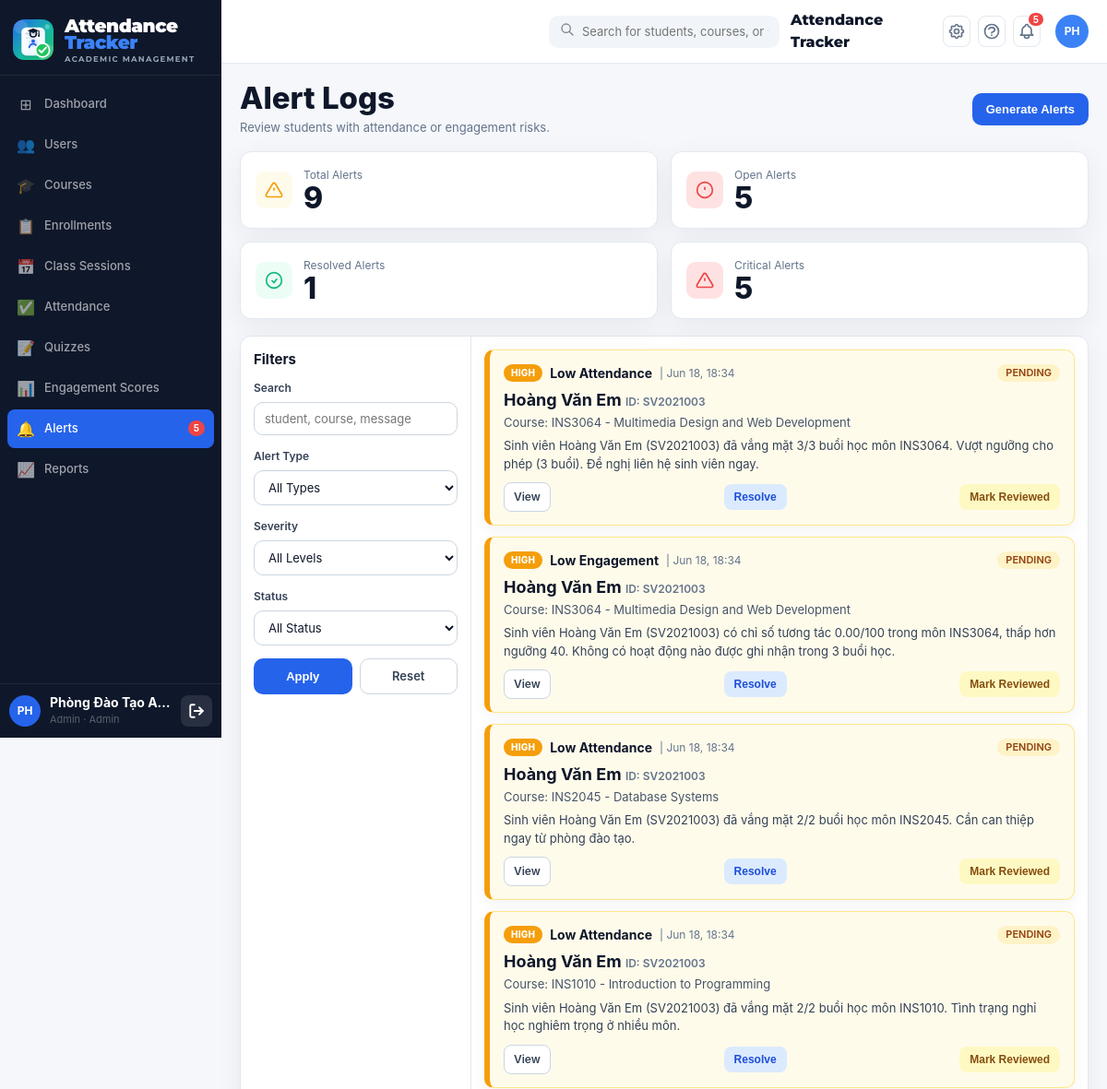
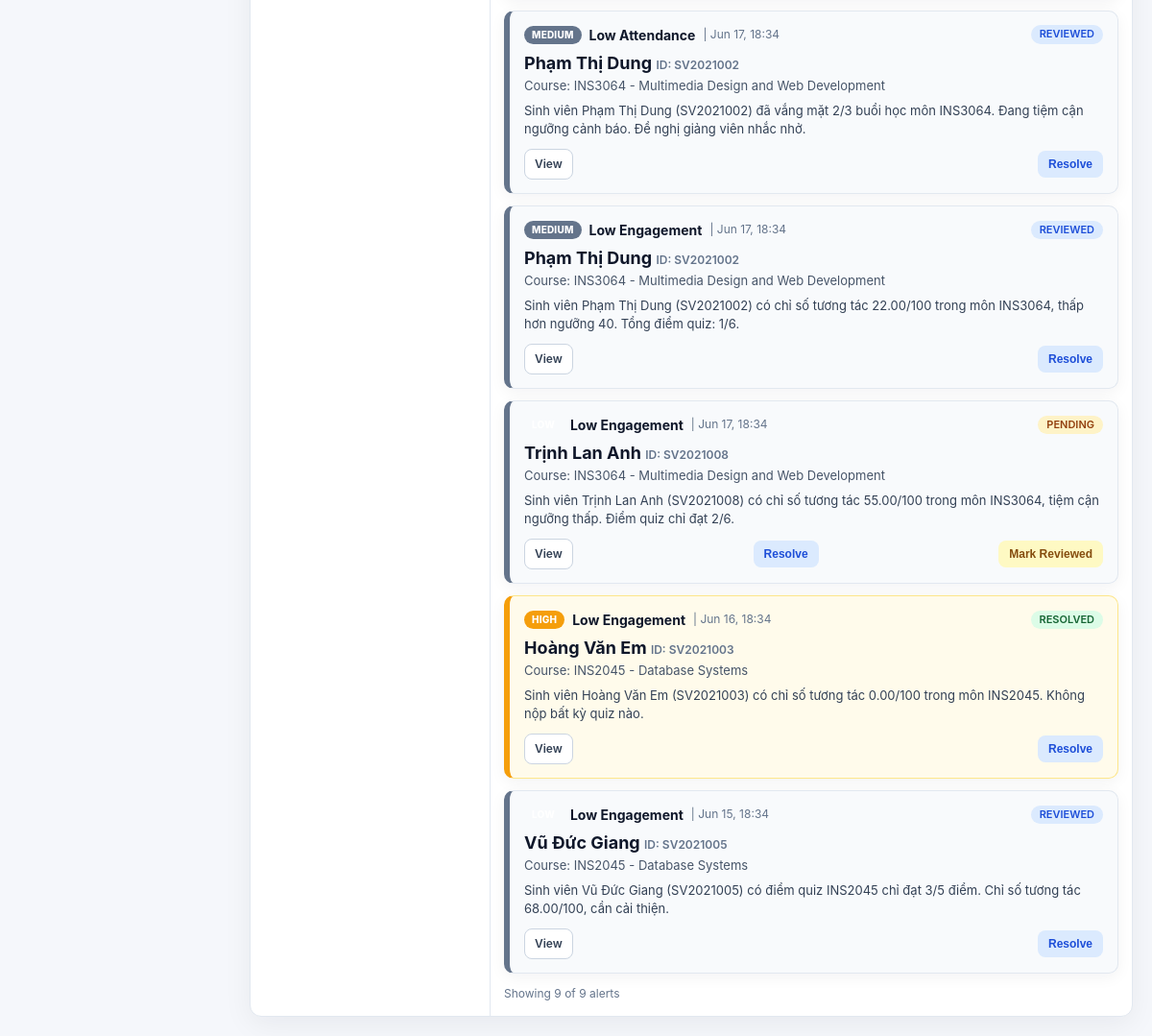
The app's page /public/index.php?page=admin_alerts (signed in) with its own data (2 pictures, top to bottom).
### tables this page shows
CREATE TABLE IF NOT EXISTS `alerts` (
    `alert_id`    INT UNSIGNED NOT NULL AUTO_INCREMENT,
    `student_id`  INT UNSIGNED NOT NULL,
    `course_id`   INT UNSIGNED NOT NULL,
    `alert_type`  ENUM('low_attendance','low_engagement') NOT NULL,
    `message`     TEXT         NOT NULL,
    `severity`    ENUM('low','medium','high') NOT NULL DEFAULT 'medium',
    `status`      ENUM('pending','reviewed','resolved') NOT NULL DEFAULT 'pending',
    `created_at`  DATETIME     NOT NULL DEFAULT CURRENT_TIMESTAMP,
    `reviewed_by` INT UNSIGNED DEFAULT NULL COMMENT 'admin hoặc teacher đã xem/xử lý',
    `reviewed_at` DATETIME     DEFAULT NULL,
    PRIMARY KEY (`alert_id`),
    INDEX `idx_al_student`  (`student_id`),
    INDEX `idx_al_course`   (`course_id`),
    INDEX `idx_al_type`     (`alert_type`),
    INDEX `idx_al_severity` (`severity`),
    INDEX `idx_al_status`   (`status`),
    INDEX `idx_al_created`  (`created_at`),
    CONSTRAINT `fk_al_student`  FOREIGN KEY (`student_id`) REFERENCES `users`(`id`)   ON DELETE CASCADE,
    CONSTRAINT `fk_al_course`   FOREIGN KEY (`course_id`)  REFERENCES `courses`(`id`) ON DELETE CASCADE,
    CONSTRAINT `fk_al_reviewer` FOREIGN KEY (`reviewed_by`) REFERENCES `users`(`id`)  ON DELETE SET NULL
);

CREATE TABLE IF NOT EXISTS `users` (
    `id`            INT UNSIGNED NOT NULL AUTO_INCREMENT,
    `full_name`     VARCHAR(100) NOT NULL,
    `email`         VARCHAR(100) NOT NULL,
    `password_hash` VARCHAR(255) NOT NULL,
    `role`          ENUM('admin','teacher','student') NOT NULL DEFAULT 'student',
    `student_code`  VARCHAR(20)  DEFAULT NULL COMMENT 'Mã sinh viên – NULL nếu không phải student',
    `phone`         VARCHAR(20)  DEFAULT NULL,
    `avatar`        VARCHAR(255) DEFAULT NULL,
    `is_active`     TINYINT(1)   NOT NULL DEFAULT 1,
    `created_at`    DATETIME     NOT NULL DEFAULT CURRENT_TIMESTAMP,
    `updated_at`    DATETIME     NOT NULL DEFAULT CURRENT_TIMESTAMP ON UPDATE CURRENT_TIMESTAMP,
    PRIMARY KEY (`id`),
    UNIQUE KEY `uq_email` (`email`),
    UNIQUE KEY `uq_student_code` (`student_code`),
    INDEX `idx_role`      (`role`),
    INDEX `idx_is_active` (`is_active`)
);

CREATE TABLE IF NOT EXISTS `courses` (
    `id`                       INT UNSIGNED  NOT NULL AUTO_INCREMENT,
    `course_code`              VARCHAR(20)   NOT NULL,
    `course_name`              VARCHAR(150)  NOT NULL,
    `credits`                  TINYINT       NOT NULL DEFAULT 3,
    `semester`                 VARCHAR(20)   NOT NULL   COMMENT 'VD: 2025-2',
    `room`                     VARCHAR(50)   DEFAULT NULL,
    `schedule_info`            VARCHAR(200)  DEFAULT NULL COMMENT 'VD: Thứ 5, 07:30-09:30',
    `absence_threshold`        INT           NOT NULL DEFAULT 3
                               COMMENT 'Số buổi vắng tối đa – vượt ngưỡng thì tạo alert low_attendance',
    `low_engagement_threshold` DECIMAL(5,2)  NOT NULL DEFAULT 40.00
                               COMMENT 'Ngưỡng engagement_index (0-100) – thấp hơn thì tạo alert low_engagement',
    `attend_score`             DECIMAL(4,2)  NOT NULL DEFAULT 2.00
                               COMMENT 'Điểm mặc định/fallback mỗi lần điểm danh đúng giờ',
    `quiz_correct_score`       DECIMAL(4,2)  NOT NULL DEFAULT 2.00
                               COMMENT 'Điểm mặc định/fallback mỗi câu quiz đúng',
    `discussion_score`         DECIMAL(4,2)  NOT NULL DEFAULT 1.00
                               COMMENT 'Điểm mặc định/fallback mỗi lần tham gia thảo luận',
    `is_active`                TINYINT(1)    NOT NULL DEFAULT 1,
    `created_at`               DATETIME      NOT NULL DEFAULT CURRENT_TIMESTAMP,
    `updated_at`               DATETIME      NOT NULL DEFAULT CURRENT_TIMESTAMP ON UPDATE CURRENT_TIMESTAMP,
    PRIMARY KEY (`id`),
    UNIQUE KEY `uq_course_semester` (`course_code`, `semester`),
    INDEX `idx_semester`  (`semester`),
    INDEX `idx_is_active` (`is_active`)
);

### controllers/admin_monitoring_controller.php (called while the page is built, shortened)
<?php
require_once __DIR__ . '/../config/database.php';
class AdminMonitoringController
{
    private PDO $db;
    private int $perPage = 10;
    public function __construct()
    {
        $this->db = Database::getInstance()->getConnection();
    }
    public function alerts(): void
    {
        $filters = [
            'search' => trim($_GET['search'] ?? ''),
            'alert_type' => $_GET['alert_type'] ?? '',
            'severity' => $_GET['severity'] ?? '',
            'status' => $_GET['status'] ?? '',
            'page' => max(1, (int)($_GET['p'] ?? 1)),
        ];
        [$whereSql, $params] = $this->buildAlertWhere($filters);
        $offset = ($filters['page'] - 1) * $this->perPage;
        $sql = "
            SELECT
                al.alert_id AS id,
                al.student_id,
                al.course_id,
                al.alert_type,
                al.message AS alert_message,
                al.severity,
                al.status,
                al.created_at,
                al.reviewed_by,
                al.reviewed_at,
                u.full_name AS student_name,
                u.student_code,
                c.course_code,
                c.course_name
            FROM alerts al
            JOIN users u ON u.id = al.student_id
            JOIN courses c ON c.id = al.course_id
            $whereSql
            ORDER BY al.created_at DESC
            LIMIT {$this->perPage} OFFSET {$offset}
        ";
        $stmt = $this->db->prepare($sql);
        $stmt->execute($params);
        $alerts = $stmt->fetchAll(PDO::FETCH_ASSOC);
        $countStmt = $this->db->prepare(
            "SELECT COUNT(*)
             FROM alerts al
             JOIN users u ON u.id = al.student_id
             JOIN courses c ON c.id = al.course_id
             $whereSql"
        );
        $countStmt->execute($params);
        $totalCount = (int)$countStmt->fetchColumn();
        $stats = [
            'total'    => (int)$this->db->query("SELECT COUNT(*) FROM alerts")->fetchColumn(),
            'open'     => (int)$this->db->query("SELECT COUNT(*) FROM alerts WHERE status='pending'")->fetchColumn(),
            'resolved' => (int)$this->db->query("SELECT COUNT(*) FROM alerts WHERE status='resolved'")->fetchColumn(),
            'critical' => (int)$this->db->query("SELECT COUNT(*) FROM alerts WHERE severity='high'")->fetchColumn(),
        ];
        require APP_ROOT . '/views/admin/monitoring/alerts.php';
    }
    private function buildAlertWhere(array $filters): array
    {
        $conditions = ['1=1'];
        $params = [];
        return ['WHERE ' . implode(' AND ', $conditions), $params];
    }
}

### config/database.php (called while the page is built, shortened)
<?php
class Database
{
    private static ?Database $instance = null;
    private PDO $pdo;
    private function __construct()
    {
        $dsn = sprintf(
            'mysql:host=%s;port=%s;dbname=%s;charset=%s',
            DB_HOST, DB_PORT, DB_NAME, DB_CHARSET
        );
        $options = [
            PDO::ATTR_ERRMODE            => PDO::ERRMODE_EXCEPTION,
            PDO::ATTR_DEFAULT_FETCH_MODE => PDO::FETCH_ASSOC,
            PDO::ATTR_EMULATE_PREPARES   => false,
        ];
        try {
            $this->pdo = new PDO($dsn, DB_USER, DB_PASS, $options);
        } catch (PDOException $e) {
            if (APP_ENV === 'development') {
                die('<h3 style="color:red">Database Error: ' . $e->getMessage() . '</h3>');
            } else {
                die('<h3>Lỗi hệ thống. Vui lòng thử lại sau.</h3>');
            }
        }
    }
    public static function getInstance(): Database
    {
        if (self::$instance === null) {
            self::$instance = new self();
        }
        return self::$instance;
    }
    public function getConnection(): PDO
    {
        return $this->pdo;
    }
}

### views/admin/monitoring/alerts.php (the view, shortened to what this page needs)
<?php
require APP_ROOT . '/views/layouts/header.php';
$alertTypeMap = [
    'low_attendance' => 'Low Attendance',
    'low_engagement' => 'Low Engagement',
];
$statusClass = [
    'pending'  => 'badge-warning',
    'reviewed' => 'badge-primary',
    'resolved' => 'badge-success',
];
?>
<div class="admin-page-title">
  <div class="left">
    <h1>Alert Logs</h1>
    <p>Review students with attendance or engagement risks.</p>
  </div>
  <form method="post" action="<?= APP_URL ?>/index.php?page=admin_alert_generate">
    <button class="btn btn-primary" type="submit">Generate Alerts</button>
  </form>
</div>
<div class="stat-cards">
  <div class="card stat-card">
    <div class="stat-icon" style="background:#fffbeb">
      <svg fill="none" viewBox="0 0 24 24" stroke="#f59e0b" stroke-width="2"><path d="M10.29 3.86L1.82 18a2 2 0 0 0 1.71 3h16.94a2 2 0 0 0 1.71-3L13.71 3.86a2 2 0 0 0-3.42 0z"/><line x1="12" y1="9" x2="12" y2="13"/></svg>
    </div>
    <div><div class="stat-label">Total Alerts</div><div class="stat-value"><?= (int)$stats['total'] ?></div></div>
  </div>
  <div class="card stat-card">
    <div class="stat-icon" style="background:#fee2e2">
      <svg fill="none" viewBox="0 0 24 24" stroke="#ef4444" stroke-width="2"><circle cx="12" cy="12" r="10"/><line x1="12" y1="8" x2="12" y2="12"/><line x1="12" y1="16" x2="12.01" y2="16"/></svg>
    </div>
    <div><div class="stat-label">Open Alerts</div><div class="stat-value"><?= (int)$stats['open'] ?></div></div>
  </div>
  <div class="card stat-card">
    <div class="stat-icon" style="background:#ecfdf5">
      <svg fill="none" viewBox="0 0 24 24" stroke="#10b981" stroke-width="2"><circle cx="12" cy="12" r="10"/><polyline points="9 12 12 15 16 10"/></svg>
    </div>
    <div><div class="stat-label">Resolved Alerts</div><div class="stat-value"><?= (int)$stats['resolved'] ?></div></div>
  </div>
  <div class="card stat-card">
    <div class="stat-icon" style="background:#fee2e2">
      <svg fill="none" viewBox="0 0 24 24" stroke="#ef4444" stroke-width="2"><path d="M12 9v4"/><path d="M12 17h.01"/><path d="M10.29 3.86L1.82 18a2 2 0 0 0 1.71 3h16.94a2 2 0 0 0 1.71-3L13.71 3.86a2 2 0 0 0-3.42 0z"/></svg>
    </div>
    <div><div class="stat-label">Critical Alerts</div><div class="stat-value"><?= (int)$stats['critical'] ?></div></div>
  </div>
</div>
<div class="card alert-layout">
  <div class="alert-filters">
    <h3 style="margin:0 0 10px;font-size:15px">Filters</h3>
    <form method="get" action="<?= APP_URL ?>/index.php">
      <div class="form-group">
        <label>Search</label>
        <input type="text" name="search" value="<?= htmlspecialchars((string)$filters['search']) ?>" placeholder="student, course, message">
      </div>
      <div class="form-group">
        <label>Alert Type</label>
        <select name="alert_type">
          <option value="">All Types</option>
        </select>
      </div>
      <div class="form-group">
        <label>Severity</label>
        <select name="severity">
          <option value="">All Levels</option>
        </select>
      </div>
      <div class="form-group">
        <label>Status</label>
        <select name="status">
          <option value="">All Status</option>
        </select>
      </div>
      <div style="display:flex;gap:8px">
        <button class="btn btn-primary" type="submit" style="flex:1">Apply</button>
        <a class="btn btn-outline" href="<?= APP_URL ?>/index.php?page=admin_alerts" style="flex:1">Reset</a>
      </div>
    </form>
  </div>
  <div class="alert-feed">
    <?php foreach ($alerts as $alert): ?>
      <?php
        $severity = (string)$alert['severity'];
        $severityClass = $severity === 'critical' ? 'critical' : ($severity === 'high' ? 'high' : 'medium');
      ?>
      <div class="alert-item <?= $severityClass ?>">
        <div class="alert-row">
          <div style="display:flex;align-items:center;gap:8px;flex-wrap:wrap">
            <span class="severity-pill severity-<?= htmlspecialchars($severity) ?>"><?= strtoupper($severity) ?></span>
            <strong><?= htmlspecialchars((string)($alertTypeMap[$alert['alert_type']] ?? $alert['alert_type'])) ?></strong>
            <span style="color:#64748b;font-size:12px">| <?= date('M d, H:i', strtotime((string)$alert['created_at'])) ?></span>
          </div>
          <span class="badge <?= $statusClass[$alert['status']] ?? 'badge-gray' ?>"><?= strtoupper((string)$alert['status']) ?></span>
        </div>
        <div style="margin-top:8px">
          <div style="font-size:18px;font-weight:700;line-height:1.2">
            <?= htmlspecialchars((string)$alert['student_name']) ?>
            <span style="font-size:12px;color:#64748b;font-weight:600">ID: <?= htmlspecialchars((string)($alert['student_code'] ?: 'N/A')) ?></span>
          </div>
          <div style="font-size:13px;color:#475569;margin-top:4px">
            Course: <?= htmlspecialchars((string)$alert['course_code']) ?> - <?= htmlspecialchars((string)$alert['course_name']) ?>
          </div>
          <div style="font-size:13px;color:#334155;margin-top:6px"><?= htmlspecialchars((string)$alert['alert_message']) ?></div>
        </div>
        <div class="alert-row" style="margin-top:10px">
          <a class="btn btn-outline btn-sm" href="<?= APP_URL ?>/index.php?page=admin_alert_detail&id=<?= (int)$alert['id'] ?>">View</a>
          <form method="post" action="<?= APP_URL ?>/index.php?page=admin_alert_resolve&id=<?= (int)$alert['id'] ?>">
            <button class="btn btn-sm" style="background:#dbeafe;color:#1d4ed8">Resolve</button>
          </form>
          <?php if ($alert['status'] === 'pending'): ?>
          <form method="post" action="<?= APP_URL ?>/index.php?page=admin_alert_resolve&id=<?= (int)$alert['id'] ?>">
            <button class="btn btn-sm" style="background:#fef9c3;color:#854d0e">Mark Reviewed</button>
          </form>
          <?php endif; ?>
        </div>
      </div>
    <?php endforeach; ?>
    <div class="list-meta">Showing <?= count($alerts) ?> of <?= (int)$totalCount ?> alerts</div>
  </div>
</div>
<?php require APP_ROOT . '/views/layouts/footer.php'; ?>

### records on screen
alerts: severity "HIGH", alert_type "Low Attendance", created_at "Jun 18, 18:34", status "PENDING", student.full_name "Hoàng Văn Em", student.student_code "SV2021003", course.course_code "INS3064", course.course_name "Multimedia Design and Web Development", message "Sinh viên Hoàng Văn Em (SV2021003) đã vắng mặt 3/3 buổi học môn INS3064. Vượt ngưỡng cho phép (3 buổi). Đề nghị liên hệ sinh viên ngay."
alerts: severity "HIGH", alert_type "Low Engagement", created_at "Jun 18, 18:34", status "PENDING", student.full_name "Hoàng Văn Em", student.student_code "SV2021003", course.course_code "INS3064", course.course_name "Multimedia Design and Web Development", message "Sinh viên Hoàng Văn Em (SV2021003) có chỉ số tương tác 0.00/100 trong môn INS3064, thấp hơn ngưỡng 40. Không có hoạt động nào được ghi nhận trong 3 buổi học."
alerts: severity "HIGH", alert_type "Low Attendance", created_at "Jun 18, 18:34", status "PENDING", student.full_name "Hoàng Văn Em", student.student_code "SV2021003", course.course_code "INS2045", course.course_name "Database Systems", message "Sinh viên Hoàng Văn Em (SV2021003) đã vắng mặt 2/2 buổi học môn INS2045. Cần can thiệp ngay từ phòng đào tạo."
alerts: severity "HIGH", alert_type "Low Attendance", created_at "Jun 18, 18:34", status "PENDING", student.full_name "Hoàng Văn Em", student.student_code "SV2021003", course.course_code "INS1010", course.course_name "Introduction to Programming", message "Sinh viên Hoàng Văn Em (SV2021003) đã vắng mặt 2/2 buổi học môn INS1010. Tình trạng nghỉ học nghiêm trọng ở nhiều môn."
alerts: severity "MEDIUM", alert_type "Low Attendance", created_at "Jun 17, 18:34", status "REVIEWED", student.full_name "Phạm Thị Dung", student.student_code "SV2021002", course.course_code "INS3064", course.course_name "Multimedia Design and Web Development", message "Sinh viên Phạm Thị Dung (SV2021002) đã vắng mặt 2/3 buổi học môn INS3064. Đang tiệm cận ngưỡng cảnh báo. Đề nghị giảng viên nhắc nhở."
alerts: severity "MEDIUM", alert_type "Low Engagement", created_at "Jun 17, 18:34", status "REVIEWED", student.full_name "Phạm Thị Dung", student.student_code "SV2021002", course.course_code "INS3064", course.course_name "Multimedia Design and Web Development", message "Sinh viên Phạm Thị Dung (SV2021002) có chỉ số tương tác 22.00/100 trong môn INS3064, thấp hơn ngưỡng 40. Tổng điểm quiz: 1/6."
alerts: alert_type "Low Engagement", created_at "Jun 17, 18:34", status "PENDING", student.full_name "Trịnh Lan Anh", student.student_code "SV2021008", course.course_code "INS3064", course.course_name "Multimedia Design and Web Development", message "Sinh viên Trịnh Lan Anh (SV2021008) có chỉ số tương tác 55.00/100 trong môn INS3064, tiệm cận ngưỡng thấp. Điểm quiz chỉ đạt 2/6."
alerts: severity "HIGH", alert_type "Low Engagement", created_at "Jun 16, 18:34", status "RESOLVED", student.full_name "Hoàng Văn Em", student.student_code "SV2021003", course.course_code "INS2045", course.course_name "Database Systems", message "Sinh viên Hoàng Văn Em (SV2021003) có chỉ số tương tác 0.00/100 trong môn INS2045. Không nộp bất kỳ quiz nào."
alerts: alert_type "Low Engagement", created_at "Jun 15, 18:34", status "REVIEWED", student.full_name "Vũ Đức Giang", student.student_code "SV2021005", course.course_code "INS2045", course.course_name "Database Systems", message "Sinh viên Vũ Đức Giang (SV2021005) có điểm quiz INS2045 chỉ đạt 3/5 điểm. Chỉ số tương tác 68.00/100, cần cải thiện."

### other values on screen
$item['icon'] "⊞"
$item['label'] "Dashboard"
$item['icon'] "👥"
$item['label'] "Users"
$item['icon'] "🎓"
$item['label'] "Courses"
$item['icon'] "📋"
$item['label'] "Enrollments"
$item['icon'] "📅"
$item['label'] "Class Sessions"
$item['icon'] "✅"
$item['label'] "Attendance"
$item['icon'] "📝"
$item['label'] "Quizzes"
$item['icon'] "📊"
